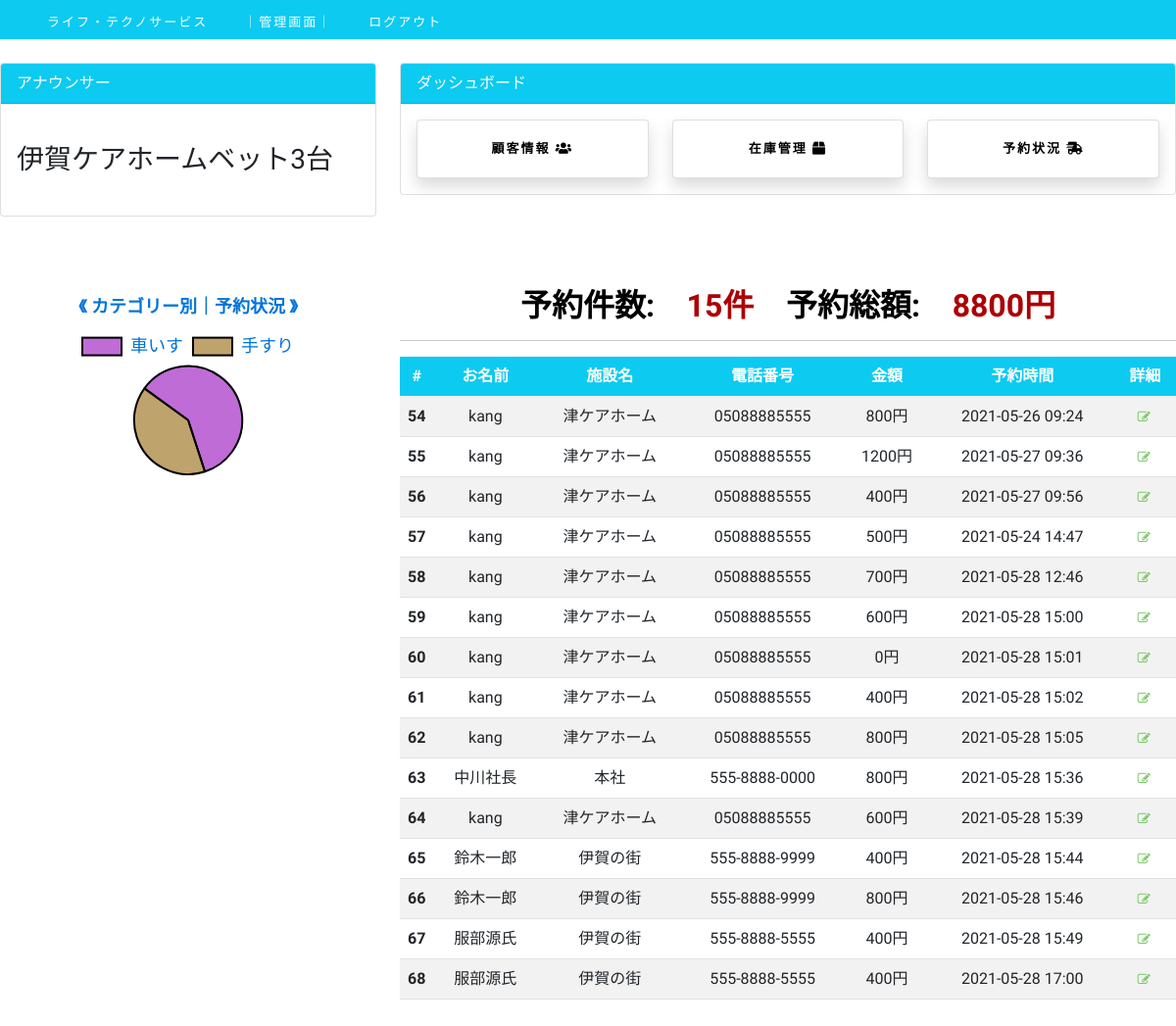
The app's page /dashboard/order_list/ (signed in) with its own data.
### customer/models.py (models this page shows, shortened)
class OrderModel(models.Model):
    user = models.ForeignKey(User, on_delete=models.CASCADE)
    created_on = models.DateTimeField(auto_now_add=True)
    items = models.ManyToManyField(
        'OrderItem')
    name = models.CharField(max_length=50, blank=True)
    email = models.CharField(max_length=50, blank=True)
    facility = models.CharField(max_length=50, blank=True)
    phone = models.CharField(max_length=50, blank=True)
    is_paid = models.BooleanField(default=False)
    price = models.IntegerField(blank=True, null=True)
    ordered = models.BooleanField(default=False)
    description = models.CharField(max_length=100, blank=True)

### dashboard/views.py (the view)
# urls.py: path('order_list/', order_list, name='order_list'),
@login_required
def order_list(request):
    orders = OrderModel.objects.filter(ordered=False, is_paid=False)
    total_revenue = 0
    for order in orders:
        total_revenue += order.price
    pie_data = []
    pie_label = []
    qs = OrderModel.objects.filter(ordered=False, is_paid=False).values(
        'items__items__category__parent').exclude(items__items__name__isnull=True).annotate(sum=Sum('items__quantity')).values('items__items__category__parent__name', 'sum')
    for i in qs:
        pie_label.append(i['items__items__category__parent__name'])
        pie_data.append(i['sum'])
    context = {
        'orders': orders,
        'total_orders': len(orders),
        'total_revenue': total_revenue,
        'pie_label': pie_label,
        'pie_data': pie_data,
    }
    return render(request, 'dashboard/order_list.html', context)

### dashboard/templates/dashboard/order_list.html
{% extends 'dashboard/base.html' %}
{% block content %}
{% include 'dashboard/top.html' %}
    <div class="row my-4">
        <div class="col-xl-4">
            <canvas class="mt-5" id="pie-chart"></canvas>
        </div>
        <div class="col-xl-8 text-center mt-5">
            <div class="d-flex justify-content-center">
                <h2>予約件数:&emsp;<h2 style="color:#ad0003;">{{ total_orders }}件</h2></h2>&emsp;&emsp;
                <h2>予約総額:&emsp;<h2 style="color:#ad0003;">{{ total_revenue }}円</h2></h2>
            </div>
            <hr>
            <table class="table bg-white table-hover table-striped">
                <thead class="bg-info text-white">
                    <tr>
                        <th scope="col" style="width: 10px;">#</th>
                        <th scope="col">お名前</th>
                        <th scope="col">施設名</th>
                        <th scope="col">電話番号</th>
                        <th scope="col">金額</th>
                        <th scope="col">予約時間</th>
                        <th scope="col">詳細</th>
                    </tr>
                </thead>
                <tbody>
                {% for order in orders %}
                    <tr>
                        <th scope="row">{{ order.pk }}</th>
                        <td>{{ order.name }}</td>
                        <td>{{ order.facility }}</td>
                        <td>{{ order.phone }}</td>
                        <td>{{ order.price }}円</td>
                        <td>{{ order.created_on | date:'Y-m-d H:i'}}</td>
                        <td><a href="{% url 'order-detail' order.pk %}"><i class="fa fa-edit"></i></a></td>
                    </tr>
                {% endfor %}
                </tbody>
            </table>
        </div>
    </div>
<script>
Chart.defaults.global.defaultFontColor = '#0074D9';
Chart.defaults.global.defaultFontSize = 18;
Chart.defaults.global.defaultFontFamily = 'Kosugi Maru';
var ctx = document.getElementById("pie-chart").getContext('2d');
var PieChart = new Chart(ctx, {
  type: 'pie',
  data:{
    labels: {{ pie_label|safe }},
    datasets: [
      {backgroundColor: ['rgb(148, 10, 189, 0.6)','rgb(148, 103, 12, 0.6)'],
        borderColor:	['black', 'black'],borderWidth: [2,2], data: {{ pie_data|safe }}}
    ],
  },
  options: {
    plugins: {
      datalabels: {
        formatter: (value, context) =>{const label = context.chart.data.labels[context.dataIndex]
        return `${label}\n${value}件`}
      },
      labels: {
        render: "value",
        precision: 2,
      }
    },
    responsive: true,
    title: {display: true, text: '《 カテゴリー別｜予約状況 》'},
	  rotation: -0.8 * Math.PI,
  }
});
</script>
{% endblock content %}

### static/style.css (style rules this page uses)
body { background-color: #fff; font-family: "Kosugi Maru", sans-serif; }
h1, h2, h3, h4, h5, h6 { margin: 0; }
h2 { color: #000; font-weight: 600; }
a { letter-spacing: 2px; text-decoration: none; color: #71c55d; }
.fa { font-size: 13px; }

### records on screen
OrderModel: pk "54", name "kang", facility "津ケアホーム", phone "05088885555", price "800", created_on "2021-05-26 09:24"
OrderModel: pk "55", name "kang", facility "津ケアホーム", phone "05088885555", price "1200", created_on "2021-05-27 09:36"
OrderModel: pk "56", name "kang", facility "津ケアホーム", phone "05088885555", price "400", created_on "2021-05-27 09:56"
OrderModel: pk "57", name "kang", facility "津ケアホーム", phone "05088885555", price "500", created_on "2021-05-24 14:47"
OrderModel: pk "58", name "kang", facility "津ケアホーム", phone "05088885555", price "700", created_on "2021-05-28 12:46"
OrderModel: pk "59", name "kang", facility "津ケアホーム", phone "05088885555", price "600", created_on "2021-05-28 15:00"
OrderModel: pk "60", name "kang", facility "津ケアホーム", phone "05088885555", price "0", created_on "2021-05-28 15:01"
OrderModel: pk "61", name "kang", facility "津ケアホーム", phone "05088885555", price "400", created_on "2021-05-28 15:02"
OrderModel: pk "62", name "kang", facility "津ケアホーム", phone "05088885555", price "800", created_on "2021-05-28 15:05"
OrderModel: pk "63", name "中川社長", facility "本社", phone "555-8888-0000", price "800", created_on "2021-05-28 15:36"
OrderModel: pk "64", name "kang", facility "津ケアホーム", phone "05088885555", price "600", created_on "2021-05-28 15:39"
OrderModel: pk "65", name "鈴木一郎", facility "伊賀の街", phone "555-8888-9999", price "400", created_on "2021-05-28 15:44"
OrderModel: pk "66", name "鈴木一郎", facility "伊賀の街", phone "555-8888-9999", price "800", created_on "2021-05-28 15:46"
OrderModel: pk "67", name "服部源氏", facility "伊賀の街", phone "555-8888-5555", price "400", created_on "2021-05-28 15:49"
OrderModel: pk "68", name "服部源氏", facility "伊賀の街", phone "555-8888-5555", price "400", created_on "2021-05-28 17:00"

### other values on screen
{{ total_orders }} "15"
{{ total_revenue }} "8800"
chart data {{ pie_label|safe }} ['車いす', '手すり']
chart data {{ pie_data|safe }} [9, 6]
